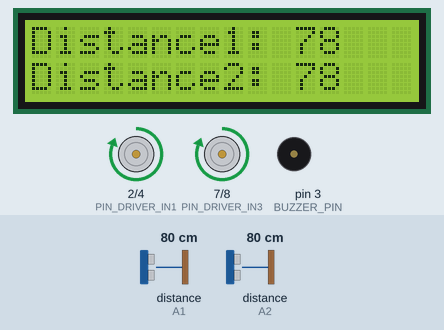
Recording of a sketch running on a simulated Arduino Uno, built with avr-gcc and run on an emulated ATmega328P. Parts: 16×2 character LCD, motor-driver pin pairs drawn as motors (green arrow = first pin HIGH = forward, orange = second pin HIGH = backward, longer = more drive), buzzer (waves = sounding, pin HIGH). Wiring (inferred from the names in the program): 2 × ultrasonic range finder: trigger A0, echo A1 / trigger A3, echo A2. The inputs (shaded band) are chosen by the test bench; at power-on: distance to the obstacle (sensors on A1, A2) 80 cm. The echo pulse lasts 58.3 µs per cm; pins used as bus, display or sensor lines are not drawn.

Above: at 1.2 s.
1.3 s: distance to the obstacle (sensor on A1) set to 22 cm
At 2.4 s:
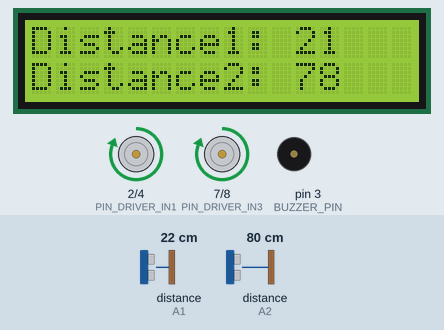
2.8 s: distance to the obstacle (sensor on A1) set to 18 cm
At 2.98 s:
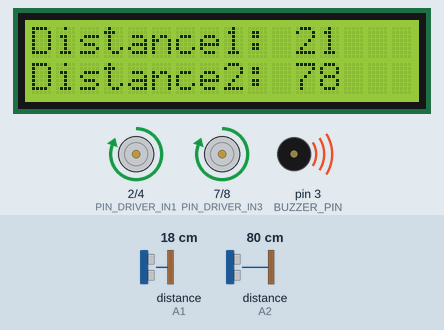
5.2 s: distance to the obstacle (sensor on A2) set to 12 cm
At 5.6 s:
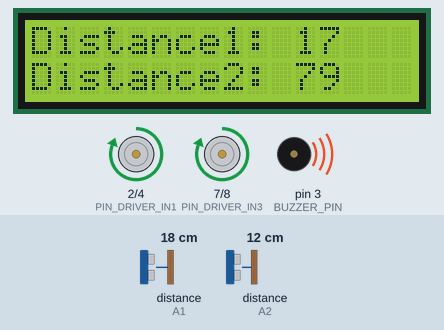
7.2 s: distance to the obstacle (sensor on A2) set to 9 cm
At 7.9 s:
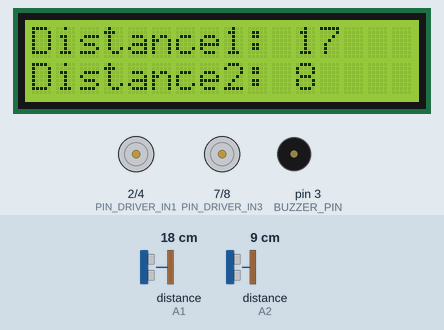
10.2 s: distance to the obstacle (sensor on A1) set to 12 cm
At 11.27 s:
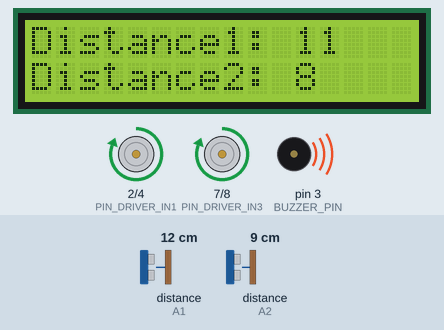
12.1 s: distance to the obstacle (sensor on A1) set to 9 cm
At 13.63 s:
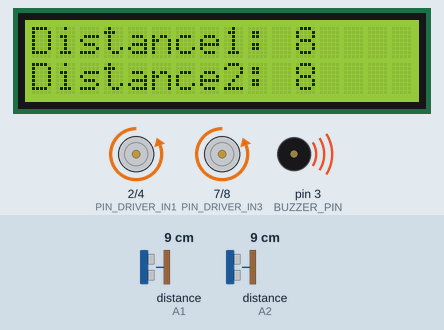
Timing chart, 0 to 16.1 s (numbered marks = the images above; inputs shaded):
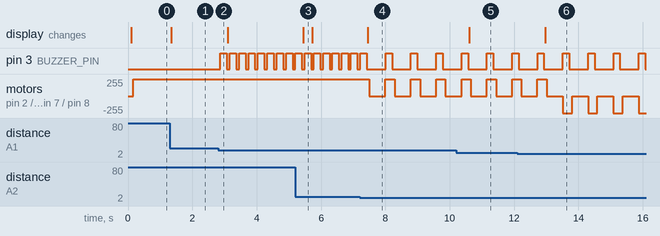

Measured:
- the behaviour switches between 21 and 20 cm on distance to the obstacle (sensor on A1) (found by bisection; images 1 and 2)
- the behaviour switches between 11 and 10 cm on distance to the obstacle (sensor on A2) (found by bisection; images 3 and 4)
- the behaviour switches between 11 and 10 cm on distance to the obstacle (sensor on A1) (found by bisection; images 5 and 6)
- after the input at 1.3 s, the display: changes at once (image 1)
- after the input at 2.8 s, pin 3 (BUZZER_PIN): alternates HIGH for 0.20 s and LOW for 0.09 s, starting after 0.07 s
- after the input at 5.2 s, the display: changes after 0.24 s (image 3)
- after the input at 7.2 s, pin 3 (BUZZER_PIN): alternates HIGH for 0.20 s and LOW for 0.59 s, starting after 0.81 s; motor on pin 2 (PIN_DRIVER_IN1) / pin 4 (PIN_DRIVER_IN2): alternates forward 255/255 for 0.29 s and stopped for 0.50 s, starting after 0.30 s
- after the input at 10.2 s, the display: changes after 0.40 s (image 5)
- after the input at 12.1 s, the display: changes after 0.86 s (image 6)

The sketch:

SI.ino
```cpp
#define BUZZER_PIN  3
#include <LiquidCrystal_I2C.h>

LiquidCrystal_I2C lcd(0x27, 16, 2);
int PIN_DRIVER_IN1 = 2;
int PIN_DRIVER_IN2 = 4;
int PIN_DRIVER_IN3 = 7;
int PIN_DRIVER_IN4 = 8;

const int trigPin1 = A0;
const int echoPin1 = A1 ;
const int trigPin2 = A3;
const int echoPin2 = A2;
long duration1, duration2;
int distance1, distance2;
int go_forward=1;
char msg1[21];
char msg2[21];
void setup() {
  // put your setup code here, to run once:
    pinMode(PIN_DRIVER_IN1, OUTPUT);
    pinMode(PIN_DRIVER_IN2, OUTPUT);
    pinMode(PIN_DRIVER_IN3, OUTPUT);
    pinMode(PIN_DRIVER_IN4, OUTPUT);

    lcd.begin();
    lcd.backlight();

    pinMode(BUZZER_PIN, OUTPUT);
      pinMode(trigPin1, OUTPUT);
    pinMode(trigPin2, OUTPUT);
    pinMode(echoPin1, INPUT);
    pinMode(echoPin2, INPUT);

     Serial.begin(9600);

}
void senzor1(){
  // Clears the trigPin
  digitalWrite(trigPin1, LOW);
  delayMicroseconds(2);

  digitalWrite(trigPin1, HIGH);
  delayMicroseconds(10);
  digitalWrite(trigPin1, LOW);

  duration1 = pulseIn(echoPin1, HIGH);
  distance1 = duration1*0.034/2;
}

void motorStop() {
  digitalWrite(PIN_DRIVER_IN1, LOW);
  digitalWrite(PIN_DRIVER_IN2, LOW);
  digitalWrite(PIN_DRIVER_IN3, LOW);
  digitalWrite(PIN_DRIVER_IN4, LOW);
}
void senzor2(){
  // Clears the trigPin
  digitalWrite(trigPin2, LOW);
  delayMicroseconds(2);

  digitalWrite(trigPin2, HIGH);
  delayMicroseconds(10);
  digitalWrite(trigPin2, LOW);

  duration2 = pulseIn(echoPin2, HIGH);
  distance2 = duration2*0.034/2; //masoara in cm
}

void buzzer(){
  if((distance1 < 20) || (distance2 < 20)&&!((distance1 < 10) || (distance2 < 10))){
    digitalWrite(BUZZER_PIN, HIGH);
    delay(200);
    digitalWrite(BUZZER_PIN, LOW);
    //delay(100);
  }else if((distance1 < 10) || (distance2 < 10)){
    digitalWrite(BUZZER_PIN, HIGH);
    delay(50);
    digitalWrite(BUZZER_PIN, LOW);
  }
  else {
    digitalWrite(BUZZER_PIN, LOW);
  }

}

void ecran(){

  sprintf(msg1, "Distance1: %-7d", distance1);
  lcd.setCursor(0, 0);
  lcd.print(msg1);

  sprintf(msg2, "Distance2: %-7d", distance2);
  lcd.setCursor(0, 1);
  lcd.print(msg2);

  delay(50);

}

void forward()
{
  digitalWrite(PIN_DRIVER_IN1, HIGH);
  digitalWrite(PIN_DRIVER_IN2, LOW);
  digitalWrite(PIN_DRIVER_IN3, HIGH);
  digitalWrite(PIN_DRIVER_IN4, LOW);
}

//transmiterea semnalelor corespunzătoare către motoare pentru mers înapoi
void backward() {
  digitalWrite(PIN_DRIVER_IN1, LOW);
  digitalWrite(PIN_DRIVER_IN2, HIGH);
  digitalWrite(PIN_DRIVER_IN3, LOW);
  digitalWrite(PIN_DRIVER_IN4, HIGH);
}
void loop() {
  // put your main code here, to run repeatedly:
  senzor1();
  senzor2();
  buzzer();
  ecran();
  if(distance1<10)
  {

    go_forward=0;
    motorStop();
    delay(500);
  }
  else if(distance2<10)
  {

    go_forward=1;
    motorStop();
    delay(500);
  }
  if(go_forward)
  {
    forward();
  }
  else
  {
    backward();
  }

  }
```
